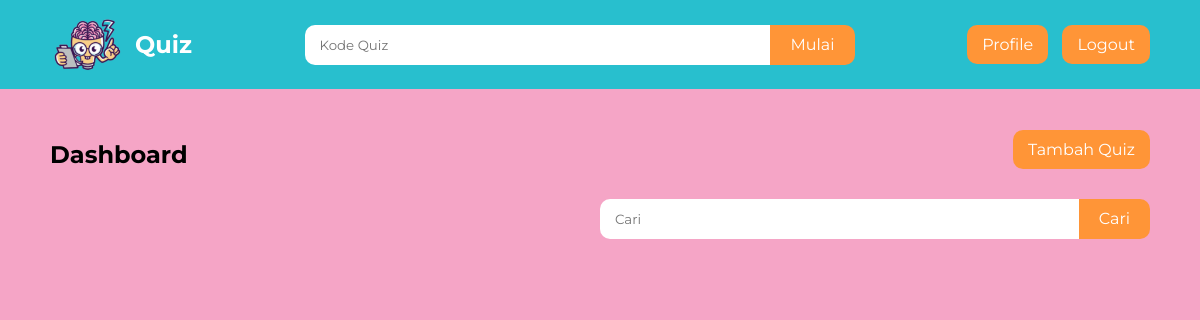
/index.php (signed in), run on an earlier commit of the app's database.
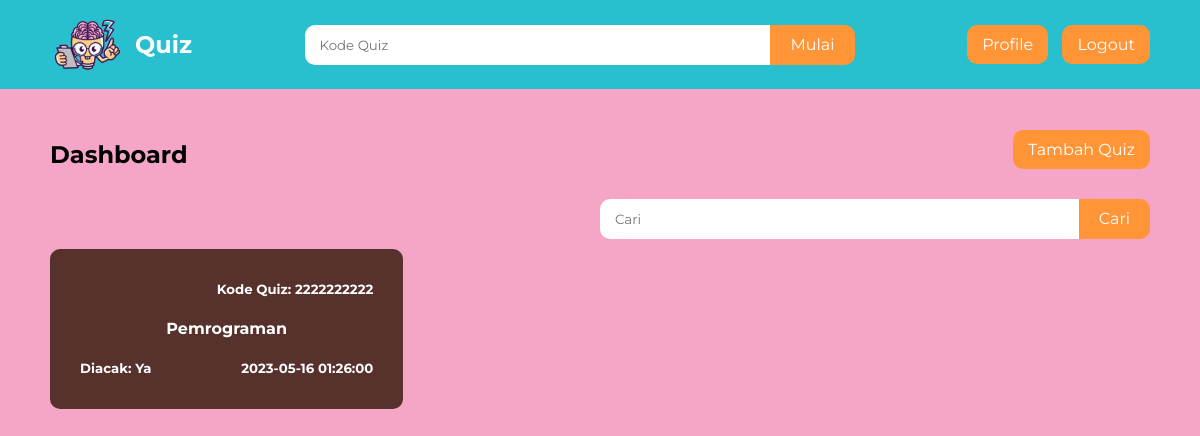
And on a later commit of the database.
### tables this page shows
CREATE TABLE `quiz` (
  `id_quiz` int(11) NOT NULL,
  `nama_quiz` varchar(255) NOT NULL,
  `kode_quiz` char(10) NOT NULL,
  `soal_diacak` tinyint(1) NOT NULL,
  `tanggal_dibuat` datetime NOT NULL,
  `id_user` int(11) NOT NULL
);

### index.php (the view, shortened to what this page needs)
<?php
    require_once 'koneksi.php';
	$id_user = $_SESSION['id_user'];
	$quiz = mysqli_query($koneksi, "SELECT * FROM quiz WHERE id_user = '$id_user' ORDER BY tanggal_dibuat DESC");
?>
<html>
<head>
	<?php include_once 'head.php'; ?>
</head>
<body>
	<?php include_once 'navbar.php'; ?>
	<div class="container anti-navbar">
		<h2 class="float-left">Dashboard</h2>
		<a href="tambah_quiz.php" class="float-right button mt-10">Tambah Quiz</a>
		<form method="post" class="form-cari float-right mt-10">
	  		<input class="input" type="text" id="cari" name="cari" placeholder="Cari" required value="<?= (isset($_POST['cari'])) ? $_POST['cari'] : ''; ?>">
	  		<button type="submit" class="button align-right" name="btnCari">Cari</button>
    	</form>
		<div class="card-container mt-10 clear">
		  <?php foreach ($quiz as $dq): ?>
		  	<a href="detail_quiz.php?id_quiz=<?= $dq['id_quiz']; ?>" class="card mt-10">
			  	<h5 class="float-right-sm">Kode Quiz: <?= $dq['kode_quiz']; ?></h5>
			  	<h4 class="clear m-0"><?= $dq['nama_quiz']; ?></h4>
			  	<h5 class="float-left-sm">Diacak: <?= ($dq['soal_diacak']) ? 'Ya': 'Tidak'; ?></h5>
			  	<h5 class="float-right-sm"><?= $dq['tanggal_dibuat']; ?></h5>
			</a>
		  <?php endforeach ?>
		</div>
	</div>
</body>
</html>

### head.php (shortened to what this page needs)
<link rel="stylesheet" href="style.css">

### navbar.php (shortened to what this page needs)
<navbar class="navbar navbar-fixed-top">
  <div class="navbar-container">
    <a class="navbar-title" href="index.php"><img src="img/logo.png"> <span>Quiz</span></a>
    <form action="start_quiz.php" method="get" class="form-kode-quiz">
      <input class="input" type="text" id="kode_quiz" name="kode_quiz" placeholder="Kode Quiz" minlength="10" maxlength="10" required value="<?= (isset($_POST['kode_quiz'])) ? $_POST['kode_quiz'] : ''; ?>">
      <button type="submit" class="button align-right">Mulai</button>
    </form>
    <div class="navbar-nav">
      <?php if (isset($_SESSION['id_user'])): ?>
        <a class="button mr-10" href="profile.php">Profile</a>
        <a class="button" href="logout.php">Logout</a>
      <?php else: ?>
        <a class="button mr-10" href="registrasi.php">Registrasi</a>
        <a class="button" href="login.php">Login</a>
      <?php endif ?>
    </div>
  </div>
</navbar>

### style.css (style rules this page uses)
* { font-family: 'Montserrat', sans-serif; }
body { background-color: #F5A5C6; margin: 0; padding: 0; }
.container { padding: 15px 50px; }
.navbar { background-color: #28BFCE; }
.navbar-fixed-top { position: fixed; top: 0; width: 100%; z-index: 999; }
.navbar-container { display: flex; justify-content: space-between; padding: 0 50px; }
.navbar-title { font-size: 24px; font-weight: bold; text-decoration: none; margin: auto 0; color: #fff; display: flex; align-items: center; }
.navbar-title span { margin-left: 10px; }
.anti-navbar { padding-top: 120px; }
.navbar-title img { width: 75px; }
.navbar-nav { display: inline-block; float: none; vertical-align: top; margin: 20px 0; }
.button { margin-top: 5px; margin-bottom: 5px; display: inline-block; padding: 10px 15px; background-color: #FF9537; color: #fff; text-decoration: none; border-radius: 10px; border: none; text-align: center; transition: all 0.2s ease-in-out; user-select: none; }
.label, .input { display: block; width: 100%; }
.input { margin-top: 5px; margin-bottom: 15px; padding: 10px; border-radius: 10px; border: 1px solid #aaa; }
.align-right { display: block; margin-left: auto; }
.float-left { float: left; }
.float-left-sm { float: left; }
.float-right { float: right; }
.float-right-sm { float: right; }
.clear { clear: both; }
.form-cari { margin: auto; display: flex; justify-content: center; width: 50%; }
.form-kode-quiz { margin: auto; display: flex; justify-content: center; width: 50%; }
.form-kode-quiz input { border-radius: 10px 0 0 10px; height: 40px; margin: 0; padding: 15px; border: none; }
.form-kode-quiz button { background-color: #FF9537; border: none; color: white; font-size: 16px; border-radius: 0 10px 10px 0; height: 40px; margin: 0; padding: 10px 20px; }
.form-cari input { border-radius: 10px 0 0 10px; height: 40px; margin: 0; padding: 15px; border: none; }
.form-cari button { background-color: #FF9537; border: none; color: white; font-size: 16px; border-radius: 0 10px 10px 0; height: 40px; margin: 0; padding: 10px 20px; }
.card-container { display: grid; grid-template-columns: repeat(3, 1fr); grid-gap: 20px; }
.card { background-color: #57312B; color: #fff; border-radius: 10px; padding: 10px 30px; text-decoration: none; text-align: center; }
.m-0 { margin: 0; }
.mr-10 { margin-right: 10px; }
.mt-10 { margin-top: 10px; }

What changed in the data, as far as the page shows it:
added quiz: kode_quiz "2222222222", nama_quiz "Pemrograman", soal_diacak "Ya", tanggal_dibuat "2023-05-16 01:26:00"
